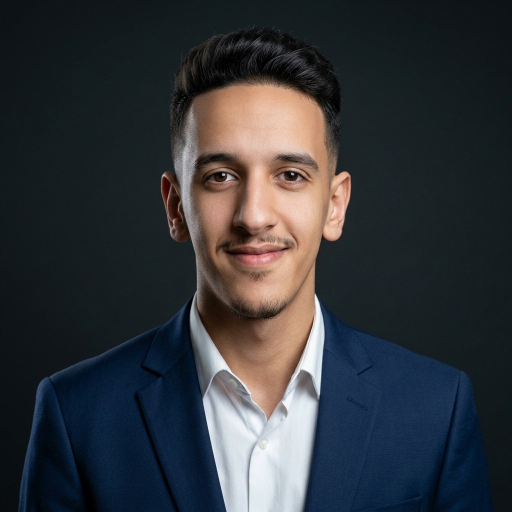
#> input picture assets/portrait-source.jpg, 1024 x 1024 px (shown at 1/2 size)
$ python generate_terminal_banner.py
#> lines starting #> are read from the running program, lines starting #| are printed output that depends on the picture; after the words box and inside, x2 and y2 are one past the last pixel; in counts of white or black regions, pixels touching at a corner belong together
#> in portrait_points, source is the input picture: PIL image 1024x1024 RGB; mean R, G, B 50.2, 53.5, 58
from pathlib import Path
from PIL import Image, ImageOps, ImageEnhance, ImageFilter
import html

ROOT = Path(__file__).resolve().parents[1]
SOURCE = ROOT / "assets" / "portrait-source.jpg"
ASSETS = ROOT / "assets"
W, H = 1180, 610

THEMES = {
    "dark": {
        "bg": "#0A101F", "panel": "#0D1628", "panel2": "#101B30",
        "line": "#25344C", "muted": "#8291A8", "text": "#DDE7F5",
        "portrait": "#22D3EE", "chrome": "#22D3EE", "accent": "#00FF9C",
        "shadow": "#02050B",
    },
    "light": {
        "bg": "#F6F8FA", "panel": "#FFFFFF", "panel2": "#EDF3F7",
        "line": "#CBD7E1", "muted": "#64748B", "text": "#172033",
        "portrait": "#0E7490", "chrome": "#0891B2", "accent": "#059669",
        "shadow": "#AAB7C4",
    },
}

ROWS = [
    ("Subject", "Jihad Tiazziti"),
    ("Role", "Mobile Application Developer"),
    ("Location", "Morocco"),
    ("Status", "Open to internships + junior roles"),
    ("Focus", "Android · Mobile Apps"),
    ("Core.Lang", "Kotlin · Dart"),
    ("Core.Mobile", "Android SDK · Flutter"),
    ("Core.Data", "Firebase · Room · SQLite · SQL"),
    ("Core.API", "REST APIs"),
    ("ToolChain", "Git · GitHub · Figma · VS Code"),
    ("Current", "J-Shop · G-Stock"),
    ("Grid.LinkedIn", "/in/jihad-tiazziti"),
    ("Grid.Instagram", "@ry_vnn17"),
]


def fit_crop(im, size, top_bias=0.08):
#> called with size = (300, 340), top_bias = 0.04
    tw, th = size
    ratio = max(tw / im.width, th / im.height)
#> ratio = 0.332
    nw, nh = round(im.width * ratio), round(im.height * ratio)
#> nw = 340; nh = 340
    im = im.resize((nw, nh), Image.Resampling.LANCZOS)
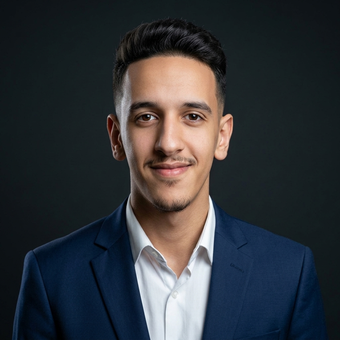
#> im: PIL image 340x340 RGB; mean R, G, B 50.2, 53.5, 58
    left = max(0, (nw - tw) // 2)
#> left = 20
    max_top = max(0, nh - th)
#> max_top = 0
    top = int(max_top * max(0.0, min(1.0, top_bias)))
#> top = 0
    return im.crop((left, top, left + tw, top + th))
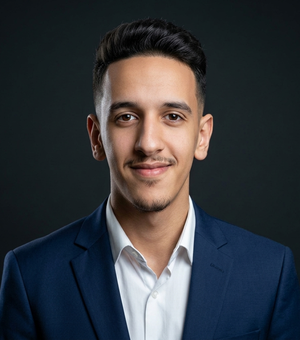
#> returned value: PIL image 300x340 RGB; mean R, G, B 54.8, 57.5, 62.1


def portrait_points(theme: str):
    source = Image.open(SOURCE).convert("RGB")
    # Existing source card contains the portrait on the left side.
    crop = source
    crop = fit_crop(crop, (300, 340), top_bias=0.04)
    gray = ImageOps.grayscale(crop)
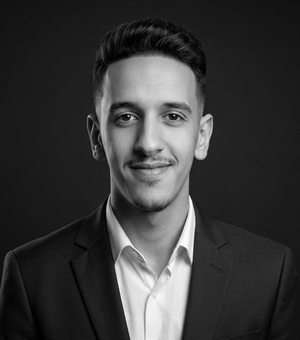
#> gray: PIL image 300x340 L; min 0, max 255, mean 57.3
    gray = ImageOps.autocontrast(gray, cutoff=1)
    gray = ImageEnhance.Contrast(gray).enhance(1.15)
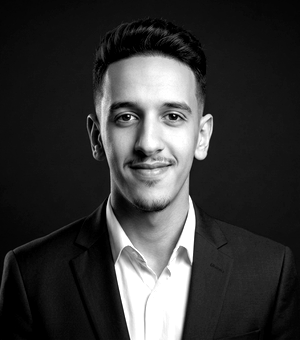
#> gray: PIL image 300x340 L; min 0, max 255, mean 55.2
    gray = gray.filter(ImageFilter.UnsharpMask(radius=1.6, percent=180, threshold=2))
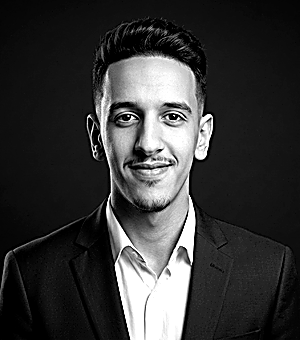
#> gray: PIL image 300x340 L; min 0, max 255, mean 55.4

    # 1-bit Floyd-Steinberg gives the same crisp terminal-map feel.
    bits = gray.convert("1", dither=Image.Dither.FLOYDSTEINBERG)
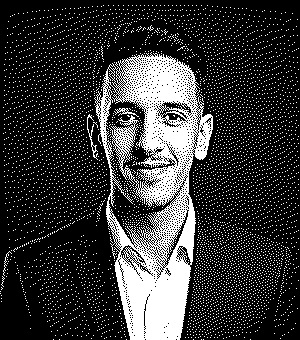
#> bits: PIL image 300x340 1; 21.6% white; 5413 white regions (5409 under 20 px), largest, box (x1, y1, x2, y2) and area: (94, 52, 213, 340) 16148, (87, 114, 98, 160) 101, (114, 108, 139, 117) 66, (3, 251, 12, 276) 33
    px = bits.load()
    pts = []
    for y in range(bits.height):
        for x in range(bits.width):
            lit = px[x, y] != 0
            if (theme == "dark" and lit) or (theme == "light" and not lit):
                # Sample every second point in dense zones for a cleaner face silhouette.
                if True:
                    pts.append((94 + x, 154 + y))
#> after the loop, pts = 21996 items
    return pts


def points_path(points):
    # Compact SVG path: one 1.25px square per active dither pixel.
    return "".join(f"M{x} {y}h1.25v1.25h-1.25Z" for x, y in points)


def esc(s):
    return html.escape(s, quote=True)


def render(theme_name: str):
    t = THEMES[theme_name]
    pts = portrait_points(theme_name)
#> pts = 21996 items
    portrait = points_path(pts)

    parts = [
        f'<svg xmlns="http://www.w3.org/2000/svg" width="{W}" height="{H}" viewBox="0 0 {W} {H}" role="img">',
        '<title>Jihad Tiazziti live terminal profile</title>',
        '<defs>',
        f'<filter id="shadow" x="-20%" y="-20%" width="140%" height="150%"><feDropShadow dx="0" dy="12" stdDeviation="16" flood-color="{t["shadow"]}" flood-opacity=".28"/></filter>',
        f'<filter id="glow" x="-100%" y="-100%" width="300%" height="300%"><feGaussianBlur stdDeviation="2.3" result="b"/><feFlood flood-color="{t["chrome"]}" flood-opacity=".32"/><feComposite in2="b" operator="in"/><feMerge><feMergeNode/><feMergeNode in="SourceGraphic"/></feMerge></filter>',
        '<clipPath id="visualClip"><rect x="49" y="124" width="390" height="414" rx="3"/></clipPath>',
        '</defs>',
        f'<rect width="{W}" height="{H}" rx="18" fill="{t["bg"]}"/>',
        f'<rect x="13" y="13" width="1154" height="584" rx="13" fill="{t["panel"]}" stroke="{t["line"]}" filter="url(#shadow)"/>',
        f'<path d="M13 62H1167" stroke="{t["line"]}"/>',
        '<circle cx="38" cy="38" r="6" fill="#FF5F57"/><circle cx="59" cy="38" r="6" fill="#FEBC2E"/><circle cx="80" cy="38" r="6" fill="#28C840"/>',
        f'<text x="110" y="44" fill="{t["accent"]}" font-family="monospace" font-size="16">jihad@dev:~/profile</text>',
        f'<text x="885" y="44" fill="{t["muted"]}" font-family="monospace" font-size="13">profile.sh --live</text>',
        # left panel
        f'<rect x="35" y="89" width="420" height="468" rx="8" fill="{t["panel2"]}" stroke="{t["line"]}"/>',
        f'<text x="51" y="115" fill="{t["chrome"]}" font-family="monospace" font-size="16" font-weight="700">VISUAL.MAP</text>',
        f'<text x="334" y="115" fill="{t["muted"]}" font-family="monospace" font-size="11">DITHER_STREAM</text>',
        f'<rect x="49" y="124" width="390" height="414" rx="3" fill="{t["bg"]}" stroke="{t["line"]}"/>',
        f'<g clip-path="url(#visualClip)" fill="{t["portrait"]}" opacity=".88"><path d="{portrait}"/></g>',
        # subtle scan line animation
        f'<g clip-path="url(#visualClip)"><rect x="94" y="154" width="300" height="1.5" fill="#FFFFFF" opacity=".28" filter="url(#glow)"><animate attributeName="y" values="154;493;154" dur="8s" repeatCount="indefinite"/></rect></g>',
        # Subtle signal grain and slowly drifting mist.
        '<defs><clipPath id="portraitSignalClip"><rect x="94" y="154" width="300" height="340"/></clipPath><radialGradient id="softMist"><stop offset="0" stop-color="#D9F7FA" stop-opacity=".8"/><stop offset="1" stop-color="#D9F7FA" stop-opacity="0"/></radialGradient><pattern id="signalGrain" width="13" height="11" patternUnits="userSpaceOnUse"><circle cx="2" cy="3" r=".65" fill="#E8FFFF"/><circle cx="8" cy="8" r=".5" fill="#E8FFFF"/><path d="M5 1h2M10 6h2" stroke="#E8FFFF" stroke-width=".5"/></pattern></defs><g clip-path="url(#portraitSignalClip)"><rect x="94" y="154" width="300" height="340" fill="url(#signalGrain)" opacity=".13"><animate attributeName="opacity" values=".08;.16;.10;.13;.08" dur="3.4s" repeatCount="indefinite"/></rect><g opacity=".25"><ellipse cx="165" cy="245" rx="150" ry="72" fill="url(#softMist)"/><ellipse cx="330" cy="415" rx="160" ry="86" fill="url(#softMist)"/><animateTransform attributeName="transform" type="translate" values="-14 5;18 -9;-14 5" dur="11s" repeatCount="indefinite"/></g><path d="M100 230h44M312 352h67M112 441h48" stroke="#D9FFFF" stroke-width="1" opacity=".16"><animate attributeName="opacity" values=".07;.19;.09;.16;.07" dur="4.8s" repeatCount="indefinite"/></path></g>',
        # pulse frame
        f'<rect x="84" y="144" width="320" height="360" rx="2" fill="none" stroke="{t["chrome"]}" opacity=".45"><animate attributeName="opacity" values=".18;.55;.18" dur="3.8s" repeatCount="indefinite"/></rect>',
        f'<text x="57" y="552" fill="{t["muted"]}" font-family="monospace" font-size="10">PORTRAIT.DITHER = ACTIVE  ·  SIGNAL.LOCKED</text>',
        # right panel
        f'<rect x="475" y="89" width="669" height="468" rx="8" fill="{t["panel2"]}" stroke="{t["line"]}"/>',
        f'<text x="493" y="115" fill="{t["chrome"]}" font-family="monospace" font-size="16" font-weight="700">SYSTEM.INFO</text>',
        f'<circle cx="1117" cy="109" r="5" fill="{t["accent"]}"><animate attributeName="opacity" values=".35;1;.35" dur="1.8s" repeatCount="indefinite"/></circle>',
        f'<text x="1046" y="114" fill="{t["accent"]}" font-family="monospace" font-size="11">ONLINE</text>',
    ]

    y = 151
    for label, value in ROWS:
        parts += [
            f'<text x="496" y="{y}" fill="{t["muted"]}" font-family="monospace" font-size="12">{esc(label)}</text>',
            f'<line x1="620" y1="{y-4}" x2="730" y2="{y-4}" stroke="{t["line"]}" stroke-dasharray="2 5"/>',
            f'<text x="748" y="{y}" fill="{t["text"]}" font-family="monospace" font-size="12" font-weight="600">{esc(value)}</text>',
        ]
        y += 29
#> after the loop, parts = 65 items; y = 528

    parts += [
        f'<text x="496" y="535" fill="{t["accent"]}" font-family="monospace" font-size="12">&gt; ready_for_opportunities.exe</text>',
        f'<rect x="724" y="524" width="7" height="13" fill="{t["accent"]}"><animate attributeName="opacity" values="1;1;0;0" dur="1s" repeatCount="indefinite"/></rect>',
        '</svg>'
    ]
    return "".join(parts)


def main():
    ASSETS.mkdir(parents=True, exist_ok=True)
    for theme in ("dark", "light"):
        out = ASSETS / f"banner-{theme}.svg"
        out.write_text(render(theme), encoding="utf-8")
        print(f"generated {out}")


if __name__ == "__main__":
    main()
